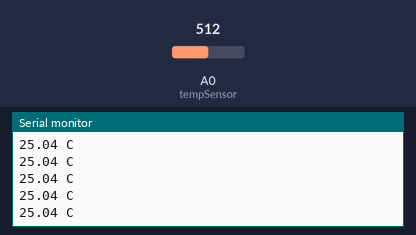
Simulated run of this sketch. Board: Arduino Uno, built with avr-gcc and run on an emulated ATmega328P. Parts: the last lines printed to the serial monitor. Inputs (shaded band) come from the test bench; at power-on: A0 (tempSensor) = 512.

Above: at 1.2 s.
1.3 s: A0 (tempSensor) set to 716
At 2.2 s:
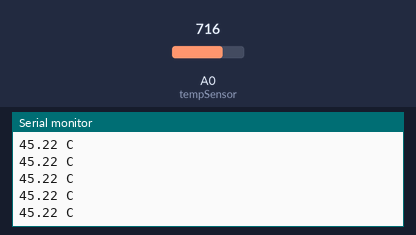
4.3 s: A0 (tempSensor) set to 900
At 4.9 s:
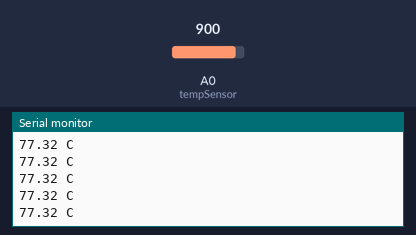
Timing chart, 0 to 7.3 s (numbered marks = the images above; inputs shaded):
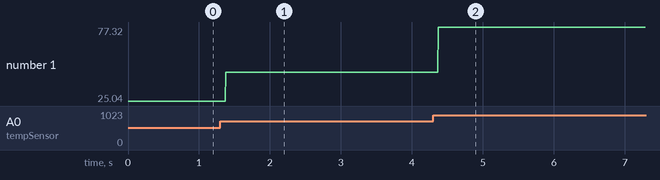

The sketch:

temperaturesensor_v1.2.ino
```cpp
//TEMPERATURE SENSOR v1.2

//Connect Temperature Sensor to port A0 of the grove shield

#include<math.h>

const byte tempSensor = A0;

void setup()
{
//sets tempSensor as input
pinMode(tempSensor,INPUT);

//initializes serial monitor
Serial.begin(9600);
}

void loop()
{

//Print the value to serial monitor
float temp = getTemp();
Serial.print(temp);
Serial.println(" C");

}

float getTemp()
    {
    //read value from Temperature sensor
    int sensorVal = analogRead(tempSensor);

    float resistance=(float)(1023-sensorVal)*10000/sensorVal; //get the resistance of the sensor;
    float temperature=1/(log(resistance/10000)/3975+1/298.15)-273.15;//convert to temperature v

    return temperature;
    }
```

Measured:
- after the input at 1.3 s, the serial monitor: prints a new line after 0.08 s (image 1)
- after the input at 4.3 s, the serial monitor: prints a new line after 0.07 s (image 2)
- plotted number 1: 25.04 → 45.22 after the input at 1.3 s, 45.22 → 77.32 after the input at 4.3 s
